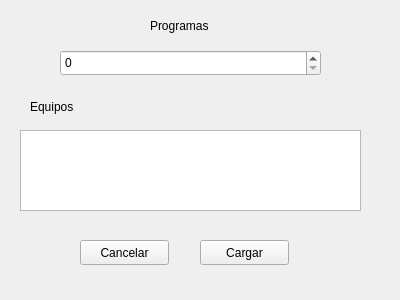
<?xml version="1.0" encoding="UTF-8"?>
<ui version="4.0">
 <class>FormProgram</class>
 <widget class="QWidget" name="FormProgram">
  <property name="geometry">
   <rect>
    <x>0</x>
    <y>0</y>
    <width>400</width>
    <height>300</height>
   </rect>
  </property>
  <property name="windowTitle">
   <string>Form</string>
  </property>
  <widget class="QLabel" name="label">
   <property name="geometry">
    <rect>
     <x>150</x>
     <y>10</y>
     <width>91</width>
     <height>31</height>
    </rect>
   </property>
   <property name="text">
    <string>Programas</string>
   </property>
  </widget>
  <widget class="QSpinBox" name="spinBox">
   <property name="geometry">
    <rect>
     <x>60</x>
     <y>50</y>
     <width>261</width>
     <height>26</height>
    </rect>
   </property>
  </widget>
  <widget class="QPushButton" name="pushButton">
   <property name="geometry">
    <rect>
     <x>200</x>
     <y>240</y>
     <width>89</width>
     <height>25</height>
    </rect>
   </property>
   <property name="text">
    <string>Cargar</string>
   </property>
  </widget>
  <widget class="QPushButton" name="pushButton_2">
   <property name="geometry">
    <rect>
     <x>80</x>
     <y>240</y>
     <width>89</width>
     <height>25</height>
    </rect>
   </property>
   <property name="text">
    <string>Cancelar</string>
   </property>
  </widget>
  <widget class="QTextEdit" name="textEdit">
   <property name="geometry">
    <rect>
     <x>20</x>
     <y>130</y>
     <width>341</width>
     <height>81</height>
    </rect>
   </property>
  </widget>
  <widget class="QLabel" name="label_2">
   <property name="geometry">
    <rect>
     <x>30</x>
     <y>96</y>
     <width>71</width>
     <height>21</height>
    </rect>
   </property>
   <property name="text">
    <string>Equipos</string>
   </property>
  </widget>
 </widget>
 <resources/>
 <connections/>
</ui>
